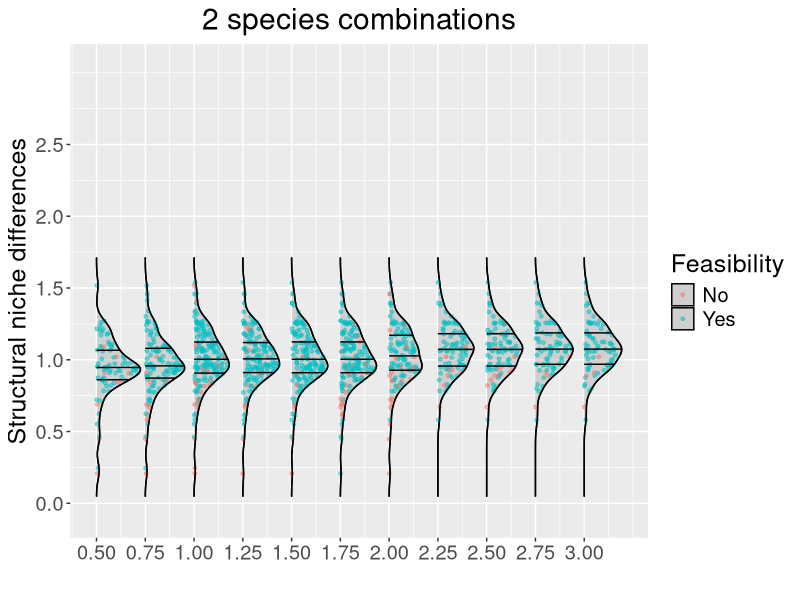
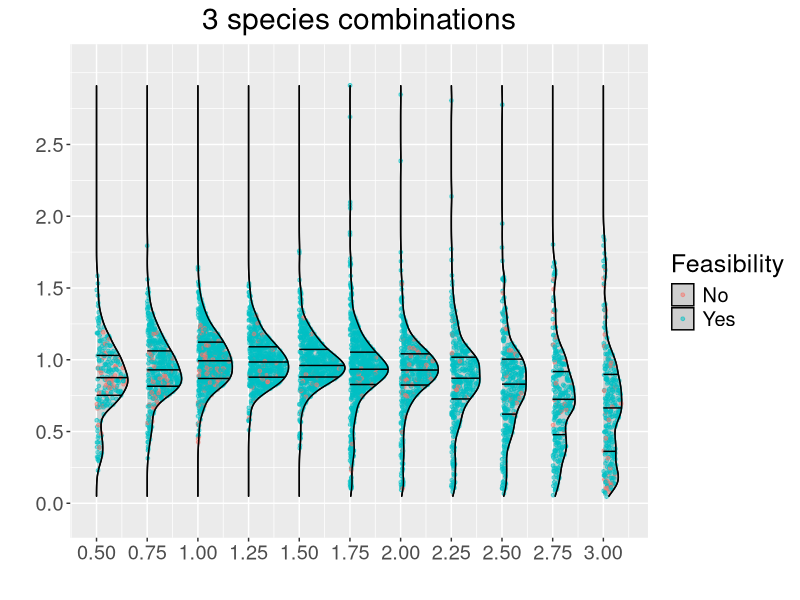
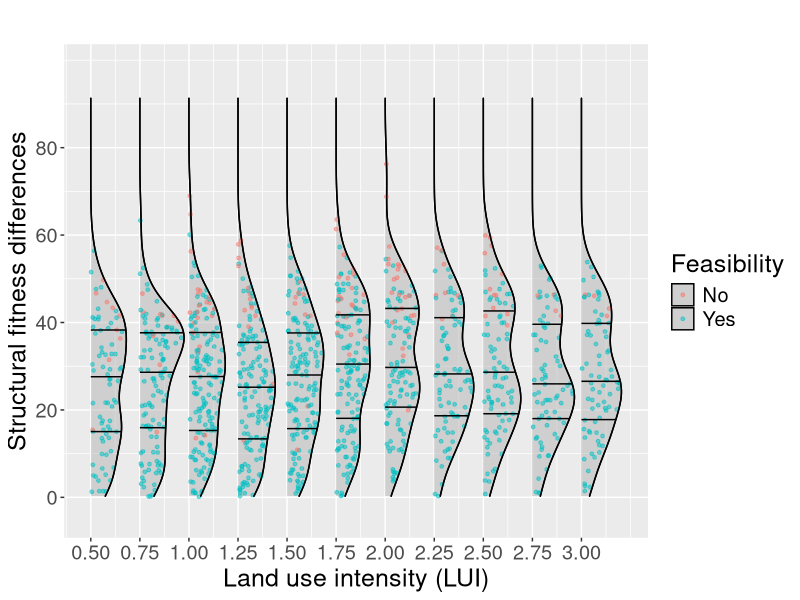
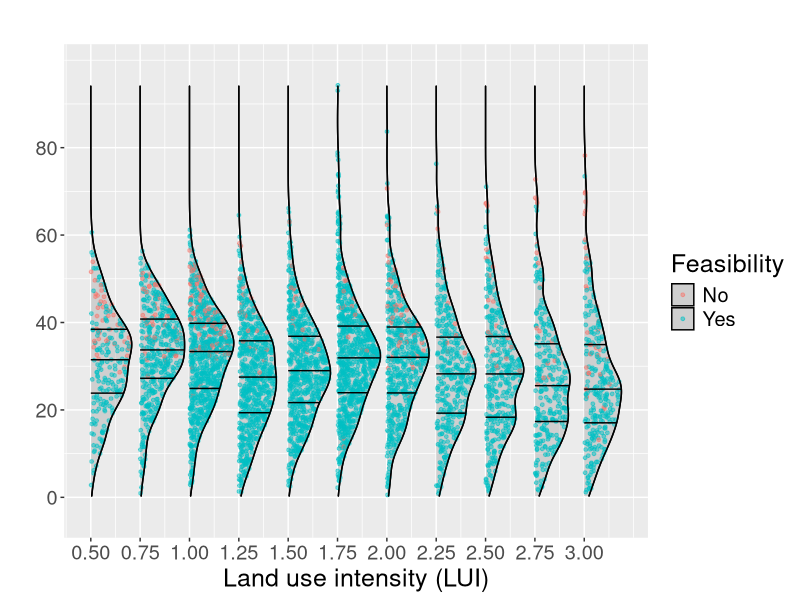
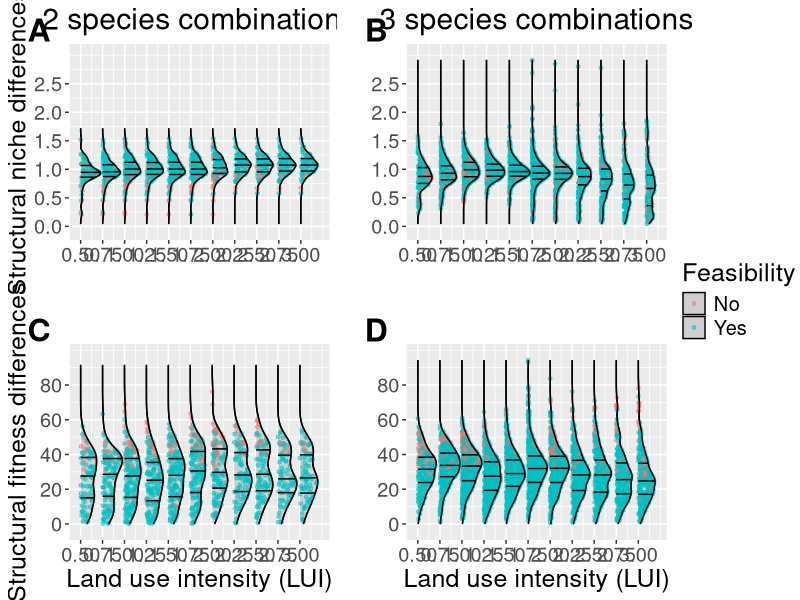
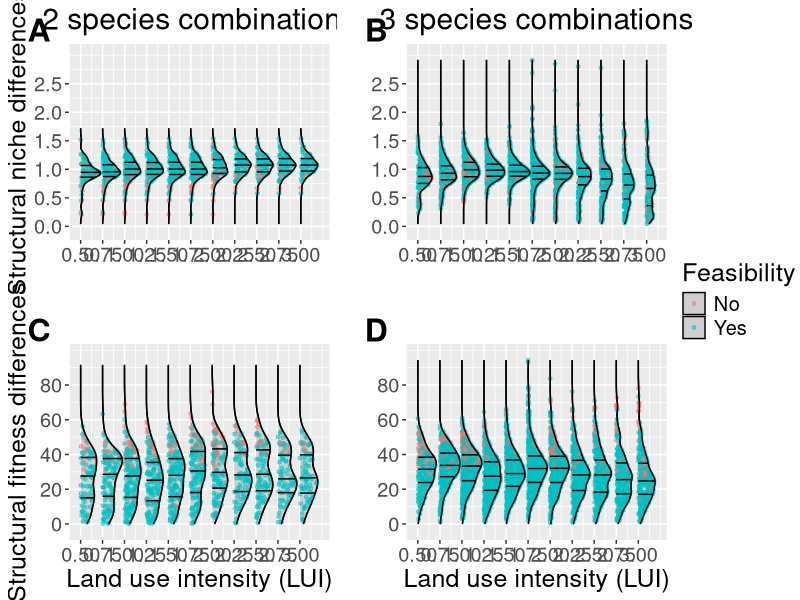

These charts were generated, in order, by the following R code:
#load coexistence 2 species results
coex2 <- read.csv(file = "results/results-LUI_coexistence-2spp.csv")
coex2$feasibility <- as.factor(coex2$feasibility)

coex3 <- read.csv(file = "results/results-LUI_coexistence-3spp.csv")
coex3$feasibility <- as.factor(coex3$feasibility)

#ridges
library(ggplot2)
library(ggpubr)
library(ggridges)

#common features for all figures
size_text <- 18 #text size
size_points <- 1
size_figure <- c(12, 16) #width and height for saving the final figure

#structural niche differences 2 species
SND2 <- ggplot(data = coex2, aes(x = SND, y = LUI)) +
  stat_density_ridges(aes(group = LUI, point_color = feasibility),
                      scale = 0.9,
                      alpha = 0.5,
                      quantile_lines = FALSE,
                      jittered_points = TRUE,
                      point_size = size_points,
                      position = "points_sina",
                      show.legend = TRUE) +
  scale_point_color_hue(name = "Feasibility",
                        breaks = c("0", "1"),
                        labels = c("No", "Yes")) +
  stat_density_ridges(aes(group = LUI, point_color = feasibility),
                      scale = 0.9,
                      alpha = 0,
                      quantile_lines = TRUE,
                      jittered_points = FALSE,
                      position = "points_sina",
                      show.legend = FALSE) +
  scale_y_continuous(breaks = seq(0.5, 3, 0.25)) +
  scale_x_continuous(expand = expansion(0.1),
                     breaks = seq(0,
                                  round(max(c(coex2$SND, coex3$SND)), 1),
                                  by = 0.5),
                     limits = c(min(c(coex2$SND, coex3$SND)),
                                max(c(coex2$SND, coex3$SND)))) +
  xlab("Structural niche differences") +
  ylab(" ") +
  ggtitle("2 species combinations") +
  coord_flip() +
  theme(text = element_text(size = size_text),
        plot.title = element_text(hjust = 0.5)); SND2


#structural niche differences 3 species
SND3 <- ggplot(data = coex3, aes(x = SND, y = LUI)) +
  stat_density_ridges(aes(group = LUI, point_color = feasibility),
                      scale = 0.9,
                      alpha = 0.5,
                      quantile_lines = FALSE,
                      jittered_points = TRUE,
                      point_size = size_points,
                      position = "points_sina",
                      show.legend = TRUE) +
  scale_point_color_hue(name = "Feasibility",
                        breaks = c("0", "1"),
                        labels = c("No", "Yes")) +
  stat_density_ridges(aes(group = LUI, point_color = feasibility),
                      scale = 0.9,
                      alpha = 0,
                      quantile_lines = TRUE,
                      jittered_points = FALSE,
                      position = "points_sina",
                      show.legend = FALSE) +
  scale_y_continuous(breaks = seq(0.5, 3, 0.25)) +
  scale_x_continuous(expand = expansion(0.1),
                     breaks = seq(0,
                                  round(max(c(coex2$SND, coex3$SND)), 1),
                                  by = 0.5),
                     limits = c(min(c(coex2$SND, coex3$SND)),
                                max(c(coex2$SND, coex3$SND)))) +
  xlab(" ") +
  ylab(" ") +
  ggtitle("3 species combinations") +
  coord_flip() +
  theme(text = element_text(size = size_text),
        plot.title = element_text(hjust = 0.5)); SND3


#structural fitness differences 2 species
SFD2 <- ggplot(data = coex2, aes(x = SFD, y = LUI)) +
  stat_density_ridges(aes(group = LUI, point_color = feasibility),
                      scale = 0.9,
                      alpha = 0.5,
                      quantile_lines = FALSE,
                      jittered_points = TRUE,
                      point_size = size_points,
                      position = "points_sina",
                      show.legend = TRUE) +
  scale_point_color_hue(name = "Feasibility",
                        breaks = c("0", "1"),
                        labels = c("No", "Yes")) +
  stat_density_ridges(aes(group = LUI, point_color = feasibility),
                      scale = 0.9,
                      alpha = 0,
                      quantile_lines = TRUE,
                      jittered_points = FALSE,
                      position = "points_sina",
                      show.legend = FALSE) +
  scale_y_continuous(breaks = seq(0.5, 3, 0.25)) +
  scale_x_continuous(expand = expansion(0.1),
                     breaks = seq(0,
                                  round((max(c(coex2$SFD, coex3$SFD))/10))*10,
                                  by = 20),
                     limits = c(min(c(coex2$SFD, coex3$SFD)),
                                max(c(coex2$SFD, coex3$SFD)))) +
  ylab("Land use intensity (LUI)") +
  xlab("Structural fitness differences") +
  ggtitle(" ") +
  coord_flip() +
  theme(text = element_text(size = size_text)); SFD2


#structural fitness differences 3 species
SFD3 <- ggplot(data = coex3, aes(x = SFD, y = LUI)) +
  stat_density_ridges(aes(group = LUI, point_color = feasibility),
                      scale = 0.9,
                      alpha = 0.5,
                      quantile_lines = FALSE,
                      jittered_points = TRUE,
                      point_size = size_points,
                      position = "points_sina",
                      show.legend = TRUE) +
  scale_point_color_hue(name = "Feasibility",
                        breaks = c("0", "1"),
                        labels = c("No", "Yes")) +
  stat_density_ridges(aes(group = LUI, point_color = feasibility),
                      scale = 0.9,
                      alpha = 0,
                      quantile_lines = TRUE,
                      jittered_points = FALSE,
                      position = "points_sina",
                      show.legend = FALSE) +
  scale_y_continuous(breaks = seq(0.5, 3, 0.25)) +
  scale_x_continuous(expand = expansion(0.1),
                     breaks = seq(0,
                                  round((max(c(coex2$SFD, coex3$SFD))/10))*10,
                                  by = 20),
                     limits = c(min(c(coex2$SFD, coex3$SFD)),
                                max(c(coex2$SFD, coex3$SFD)))) +
  xlab(" ") +
  ylab("Land use intensity (LUI)") +
  ggtitle(" ") +
  coord_flip() +
  theme(text = element_text(size = size_text)); SFD3

#put them together
ggarrange(SND2, SND3, SFD2, SFD3,
          ncol = 2, nrow = 2,
          common.legend = TRUE,
          legend = "right",
          align = "hv",
          labels = "AUTO",
          font.label = list(size = size_text + 5),
          hjust = -1.2,
          vjust = 1.8)

ggsave("figures/Fig1_flipped.png", device = "png",
       dpi = 320, width = size_figure[2], height = size_figure[1])

#VIOLIN with BOXPLOT
#ggplot(data = coex3, aes(x = LUI, y = SFD, group = LUI)) +
#  geom_violin(fill = "grey") +
#  geom_boxplot(aes(group = LUI), width = 0.05, outlier.colour = NA) +
#  stat_summary(fun = mean, geom = "point", size = 2, color = "blue") +
#  xlab("Land use intensity") +
#  ylab("Structural fitness differences") +
#  scale_x_continuous(breaks = seq(0.5, 3, 0.25)) +
#  scale_y_continuous(expand = expansion(0.1),
#                     breaks = seq(0,
#                                  round((max(c(coex2$SFD, coex3$SFD))/10))*10,
#                                  by = 20),
#                     limits = c(min(c(coex2$SFD, coex3$SFD)),
#                                max(c(coex2$SFD, coex3$SFD))))
#ggsave("figures/violin_SFD3.png", device = "png",
#       dpi = 320, width = 8, height = 6)
